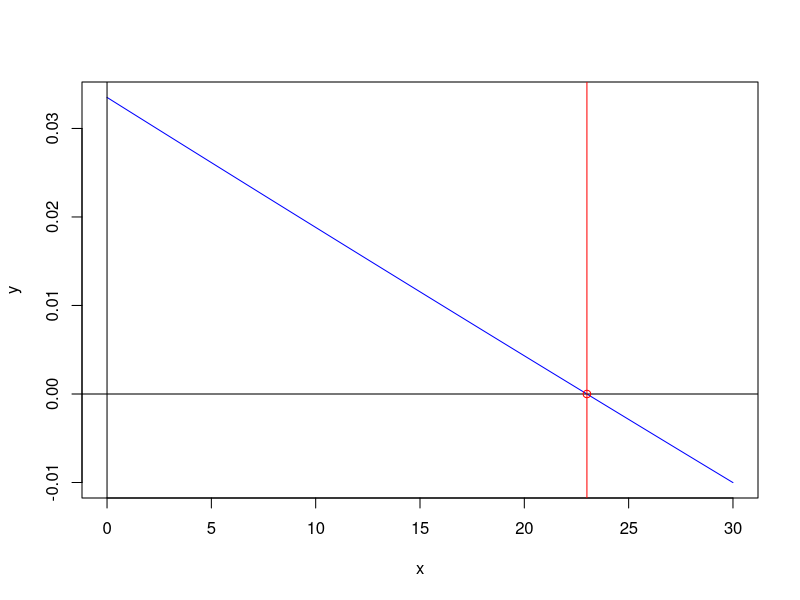
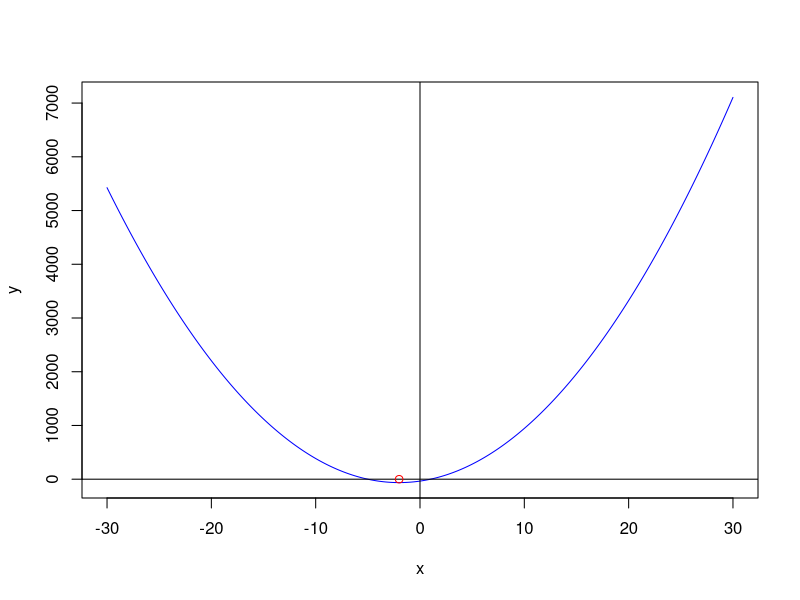
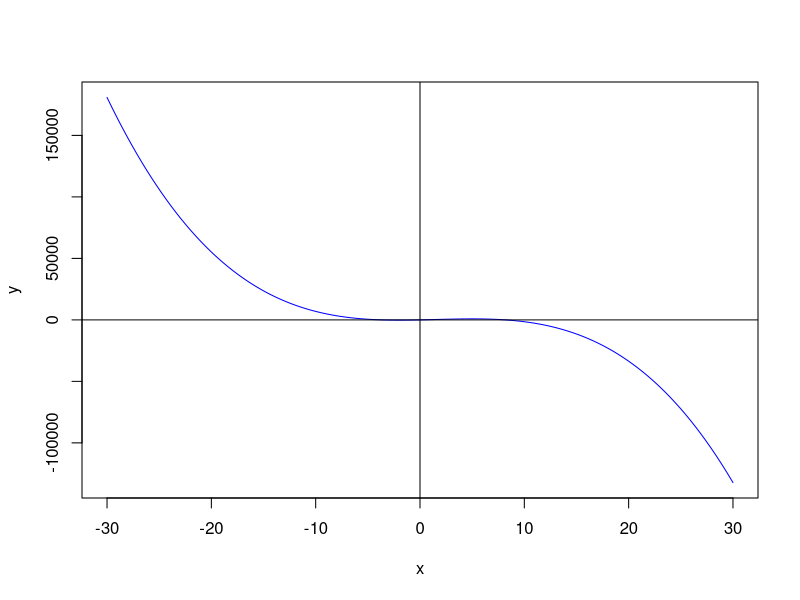

Source code (R) for these figures, in order:
## ---- chunk 1
library(Deriv)
knitr::opts_chunk$set(echo = TRUE)
## ---- chunk 2
f2 <- function(x){8*x**3+7*x**2-5}
f2(3)
f2(-2)
## ---- chunk 3
f4 <- function(x){-2*x**3}
Deriv(f4)
## ---- chunk 4
f5 <-function(x){-8/(x**2)}
Deriv(f5)
## ---- chunk 5
f6 <- function(x){5*x**(1/3)}
Deriv(f6)

5/3

2/3
## ---- chunk 6
f7 <- function(x){-2*x**(9/8)}
Deriv(f7)

-9/4
1/8
## ---- chunk 7
f10 <- function(x){(-2*x**-2+1)*(-5*x+9)}
Deriv(f10)
# Evaluating at 10
f10_prime <- function(x){(36/x**3)-(10/x**2)-5}
f10_prime(10)
f10_prime <- Deriv(f10)
f10_prime(10)
## ---- chunk 8
f11 <- function(x){(5*x**(1/2)+7)/(x**3+1)}
Deriv(f11)
# Evaluate at 5
fprime11 <- function(x){-1*(42*x**(5/2)+25*x**3-5)/((2*x**(1/2))*((x**3+1)**2))}
fprime11(5)
fprime11 <- Deriv(f11)
fprime11(5)
## ---- chunk 9
f12 <- function(x){(3*x**-3-(8*x)+6)**(4/3)}
Deriv(f12)
# Evaluate at 1
f12_prime <- function(x){(4/3)*((-9/x**4)-8)*(((3/x**3)-8*x+6)**(1/3))}
f12_prime(1)
f12_prime <- Deriv(f12)
f12_prime(1)
## ---- chunk 10
f13 <- function(t){(550*t**2)/((t**2+15)**(1/2))}
Deriv(f13)
f13_prime <- function(t){(550*t*(t**2+30))/((t**2+15)**(3/2))}
f13_prime(3)
f13_prime <- Deriv(f13)
f13_prime(3)
## ---- chunk 11
f14 <- function(t){1000*(6+0.1*t)**(1/2)}
Deriv(f14)
f14_prime <- function(t){50/(6.5**(1/2))}
f14_prime(5)
f14_prime <- Deriv(f14)
f14_prime(5)
## ---- chunk 12
f16 <- function(x){(x+3)/(x-8)}
Deriv(f16)
f16_prime <- function(x){-11/((x-8)^2)}
f16_prime(20)
f16_prime <- Deriv(f16)
f16_prime(20)
## ---- chunk 13
f18 <- function(x){}
f18_prime <- function(x){(3*x**2/3340000)-(14*x/9475)+(42417727/1265860000)}
x <- seq(0, 30, by=.01)
y <- f18_prime(x)
i <- stats::uniroot(f18_prime,c(-30,30))
plot(y~x,type="l", col="blue")
abline(h=0, col="black")
abline(v=0, col="black")
abline(v=i$root, col="red")
points(i$root, 0, col="red", pch=21)
## ---- chunk 14
i$root
## ---- chunk 15
f19 <- function(x){7*x**2+28*x-35}
f19_prime <- Deriv(f19)
i <- stats::uniroot(f19_prime,c(-30,30))
i$root
f19(i$root)
## ---- chunk 16
x <- seq(-30, 30, by=.01)
y <- f19(x)
i <- stats::uniroot(f19_prime,c(-30,30))
plot(y~x,type="l", col="blue")
abline(h=0, col="black")
abline(v=0, col="black")
points(i$root, 0, col="red", pch=21)
## ---- chunk 17
f20 <- function(x){(-6*x**3)+(27*x**2)+(180*x)}
f20_prime <- Deriv(f20)
x <- seq(-30, 30, by=.01)
y <- f20(x)
#i <- stats::uniroot(f20_prime,c(-30,30))
plot(y~x,type="l", col="blue")
abline(h=0, col="black")
abline(v=0, col="black")
#points(i$root, 0, col="red", pch=21)
